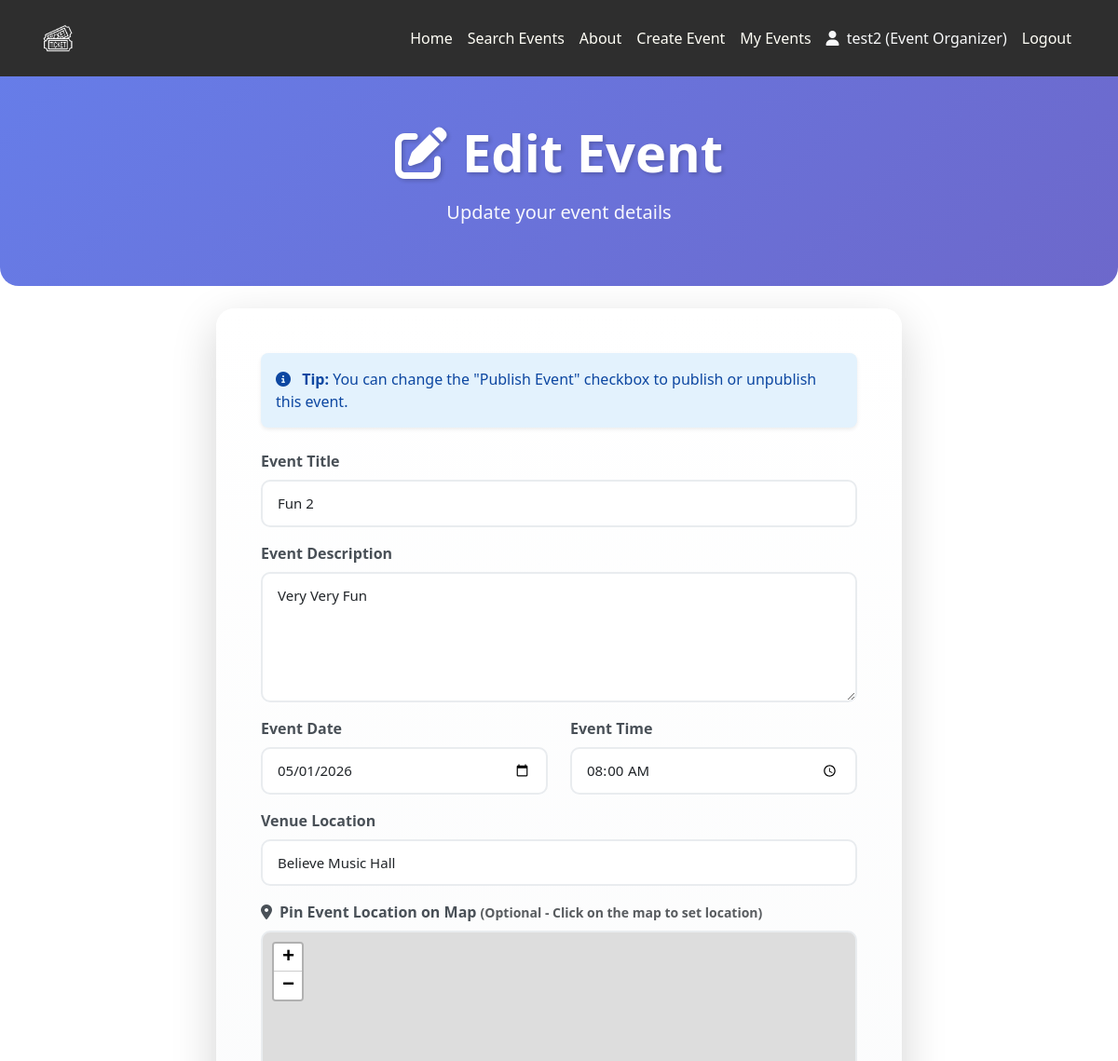
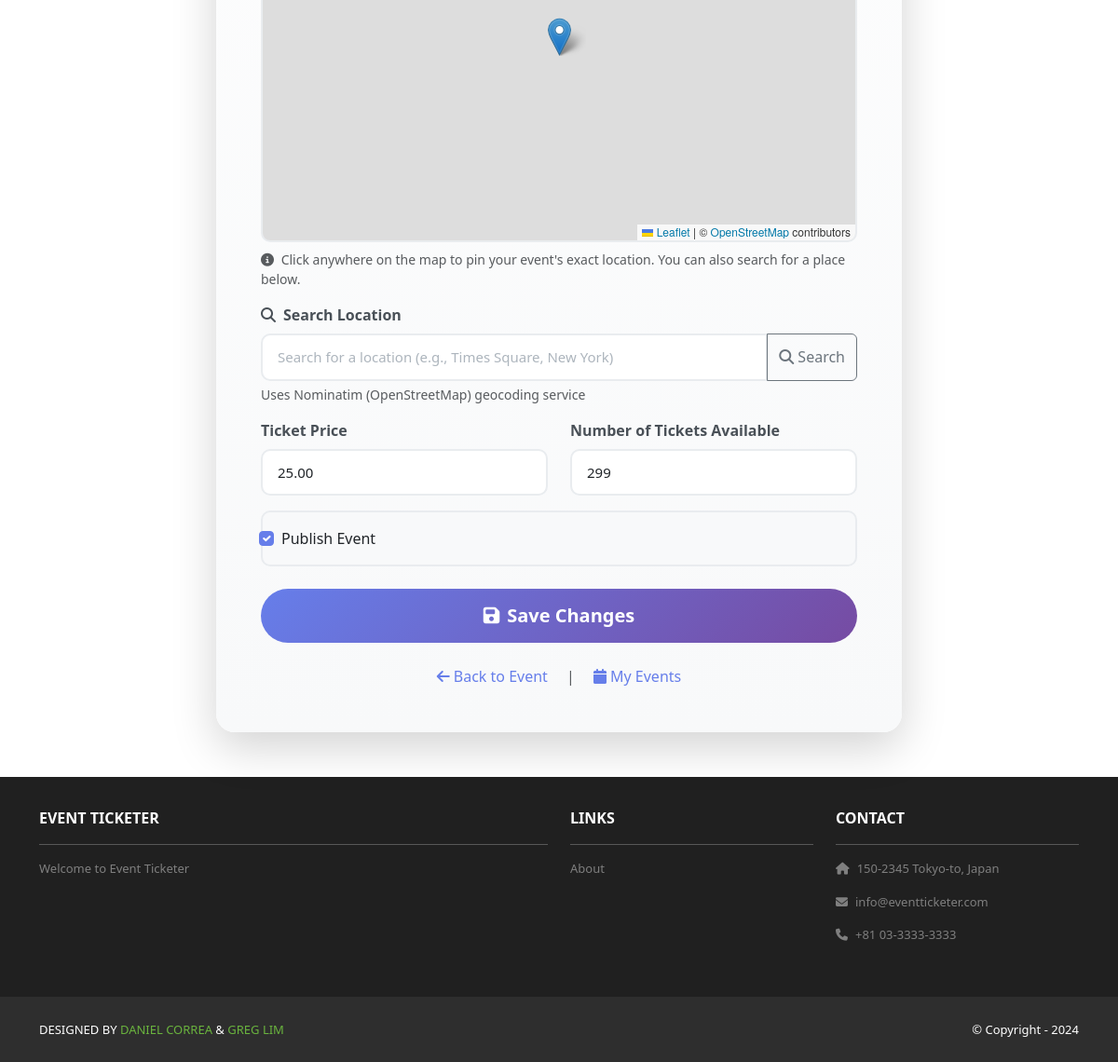
Page /events/3/edit/ (signed in) on the committed database (2 pictures, top to bottom).
### user_accounts/models.py (models this page shows, shortened)
class UserProfile(models.Model):
    USER_TYPE_CHOICES = [
        ('attendee', 'Attendee'),
        ('event_organizer', 'Event Organizer'),
    ]
    user = models.OneToOneField(User, on_delete=models.CASCADE)
    user_type = models.CharField(
        max_length=20,
        choices=USER_TYPE_CHOICES,
        default='attendee'
    )
    created_at = models.DateTimeField(auto_now_add=True)
    updated_at = models.DateTimeField(auto_now=True)

### home/models.py (models this page shows, shortened)
class Event(models.Model):
    title = models.CharField(max_length=200)
    description = models.TextField()
    date = models.DateField()
    time = models.TimeField()
    venue = models.CharField(max_length=300)
    latitude = models.DecimalField(max_digits=9, decimal_places=6, null=True, blank=True)
    longitude = models.DecimalField(max_digits=9, decimal_places=6, null=True, blank=True)
    ticket_price = models.DecimalField(max_digits=10, decimal_places=2)
    ticket_availability = models.PositiveIntegerField()
    organizer = models.ForeignKey(User, on_delete=models.CASCADE, related_name='organized_events')
    created_at = models.DateTimeField(auto_now_add=True)
    updated_at = models.DateTimeField(auto_now=True)
    is_published = models.BooleanField(default=True)
    class Meta:
        ordering = ['-created_at']

### home/views.py (the view)
# urls.py: path('events/<int:event_id>/edit/', views.edit_event, name='home.edit_event'),
@login_required
def edit_event(request, event_id):
    event = get_object_or_404(Event, id=event_id)
    if event.organizer != request.user:
        messages.error(request, 'You do not have permission to edit this event.')
        return redirect('home.event_detail', event_id=event.id)
    if not hasattr(request.user, 'userprofile') or request.user.userprofile.user_type != 'event_organizer':
        messages.error(request, 'Only Event Organizers can edit events.')
        return redirect('home.index')
    if request.method == 'POST':
        form = EventForm(request.POST, instance=event)
        if form.is_valid():
            form.save()
            messages.success(request, 'Event updated successfully!')
            return redirect('home.event_detail', event_id=event.id)
    else:
        form = EventForm(instance=event)
    template_data = {'title': f'Edit Event - {event.title}'}
    return render(request, 'home/edit_event.html', {
        'template_data': template_data,
        'form': form,
        'event': event
    })

### home/templates/home/edit_event.html (shortened to what this page needs)
{% extends 'base.html' %}
{% load static %}
{% block content %}
<link rel="stylesheet" href="https://unpkg.com/leaflet@1.9.4/dist/leaflet.css"
/>
<header class="masthead bg-edit-header text-white text-center py-5 mb-4">
    <div class="container">
        <div class="row">
            <div class="col-lg-8 mx-auto">
                <h1 class="display-4 fw-bold mb-3" style="text-shadow: 2px 2px 4px rgba(0, 0, 0, 0.2);">
                    <i class="fas fa-edit me-3"></i>Edit Event
                </h1>
                <p class="lead">Update your event details</p>
            </div>
        </div>
    </div>
</header>
<div class="container mb-5">
    <div class="row justify-content-center">
        <div class="col-md-9 col-lg-8">
            <div class="card shadow-lg border-0 edit-form-card">
                <div class="card-body p-5">
                    <div class="alert alert-info shadow-sm border-0 rounded-3 mb-4" role="alert">
                        <i class="fas fa-info-circle me-2"></i>
                        <strong>Tip:</strong> You can change the "Publish Event" checkbox to publish or unpublish this event.
                    </div>
                    <form method="post">
                        <div class="mb-3">
                            <label for="{{ form.title.id_for_label }}" class="form-label">{{ form.title.label }}</label>
                            {{ form.title }}
                        </div>
                        <div class="mb-3">
                            <label for="{{ form.description.id_for_label }}" class="form-label">{{ form.description.label }}</label>
                            {{ form.description }}
                        </div>
                        <div class="row">
                            <div class="col-md-6 mb-3">
                                <label for="{{ form.date.id_for_label }}" class="form-label">{{ form.date.label }}</label>
                                {{ form.date }}
                            </div>
                            <div class="col-md-6 mb-3">
                                <label for="{{ form.time.id_for_label }}" class="form-label">{{ form.time.label }}</label>
                                {{ form.time }}
                            </div>
                        </div>
                        <div class="mb-3">
                            <label for="{{ form.venue.id_for_label }}" class="form-label">{{ form.venue.label }}</label>
                            {{ form.venue }}
                        </div>
                        <div class="mb-3">
                            <label class="form-label">
                                <i class="fas fa-map-marker-alt me-2"></i>Pin Event Location on Map
                                <small class="text-muted">(Optional - Click on the map to set location)</small>
                            </label>
                            <div id="map" style="height: 400px; border-radius: 10px; border: 2px solid #e9ecef;"></div>
                            <small class="text-muted mt-2 d-block">
                                <i class="fas fa-info-circle me-1"></i>
                                Click anywhere on the map to pin your event's exact location. You can also search for a place below.
                            </small>
                        </div>
                        <div class="mb-3">
                            <label for="locationSearch" class="form-label">
                                <i class="fas fa-search me-2"></i>Search Location
                            </label>
                            <div class="input-group">
                                <input type="text" class="form-control" id="locationSearch" placeholder="Search for a location (e.g., Times Square, New York)">
                                <button class="btn btn-outline-secondary" type="button" id="searchBtn">
                                    <i class="fas fa-search"></i> Search
                                </button>
                            </div>
                            <small class="text-muted mt-1 d-block">Uses Nominatim (OpenStreetMap) geocoding service</small>
                        </div>
                        <div class="row">
                            <div class="col-md-6 mb-3">
                                <label for="{{ form.ticket_price.id_for_label }}" class="form-label">{{ form.ticket_price.label }}</label>
                                {{ form.ticket_price }}
                            </div>
                            <div class="col-md-6 mb-3">
                                <label for="{{ form.ticket_availability.id_for_label }}" class="form-label">{{ form.ticket_availability.label }}</label>
                                {{ form.ticket_availability }}
                            </div>
                        </div>
                        <div class="mb-4">
                            <div class="form-check">
                                {{ form.is_published }}
                                <label class="form-check-label" for="{{ form.is_published.id_for_label }}">
                                    {{ form.is_published.label }}
                                </label>
                            </div>
                        </div>
                        <div class="d-grid mt-4">
                            <button type="submit" class="btn btn-primary btn-lg rounded-pill px-4" id="saveChangesBtn">
                                <i class="fas fa-save me-2"></i>Save Changes
                            </button>
                        </div>
                    </form>
                    <div class="text-center mt-4">
                        <a href="{% url 'home.event_detail' event.id %}" class="text-decoration-none me-3">
                            <i class="fas fa-arrow-left me-1"></i>Back to Event
                        </a>
                        <span class="text-muted">|</span>
                        <a href="{% url 'home.my_events' %}" class="text-decoration-none ms-3">
                            <i class="fas fa-calendar me-1"></i>My Events
                        </a>
                    </div>
                </div>
            </div>
        </div>
    </div>
</div>
{% endblock %}

### eventticketer/templates/base.html (shortened to what this page needs)
<!DOCTYPE html>
<html>
    {% load static %}
  <head>
    <link href="https://cdn.jsdelivr.net/npm/bootstrap@5.3.3/dist/css/bootstrap.min.css" rel="stylesheet">
    <link rel="stylesheet" href="https://cdnjs.cloudflare.com/ajax/libs/font-awesome/6.1.1/css/all.min.css">
    <link rel="stylesheet" type="text/css" href="{% static 'css/style.css' %}">
  </head>
  <body>
    <nav class="p-3 navbar navbar-dark bg-dark navbar-expand-lg">
      <div class="container">
        <a class="navbar-brand" href="{% url 'home.index' %}">
          <img src="{% static 'img/logo.png' %}" alt="logo" height="40" />
        </a>
        <div class="collapse navbar-collapse" id="navbarNavAltMarkup">
          <div class="navbar-nav ms-auto navbar-ml">
            <a class="nav-link" href="{% url 'home.index' %}">Home</a>
            <a class="nav-link" href="{% url 'home.events_search' %}">Search Events</a>
            <a class="nav-link" href="{% url 'home.about' %}">About</a>
            {% if user.is_authenticated %}
              {% if user.userprofile.user_type == 'event_organizer' %}
                <a class="nav-link" href="{% url 'home.create_event' %}">Create Event</a>
                <a class="nav-link" href="{% url 'home.my_events' %}">My Events</a>
              {% elif user.userprofile.user_type == 'attendee' %}
                <a class="nav-link" href="{% url 'home.view_cart' %}">
                  <i class="fas fa-shopping-cart me-1"></i>Cart
                </a>
                <a class="nav-link" href="{% url 'home.my_orders' %}">My Orders</a>
              {% endif %}
              <span class="nav-link text-light">
                <i class="fas fa-user me-1"></i>
                {{ user.username }} ({{ user.userprofile.get_user_type_display }})
              </span>
              <a class="nav-link" href="{% url 'user_accounts.logout' %}">Logout</a>
            {% else %}
              <a class="nav-link" href="{% url 'user_accounts.login' %}">Login</a>
              <a class="nav-link" href="{% url 'user_accounts.signup' %}">Sign Up</a>
            {% endif %}
          </div>
        </div>
      </div>
    </nav>
    <div>
      {% block content %}
      {% endblock content %}
    </div>
    <section class="p-3 ms-footer d-none d-md-block">
      <div class="container">
        <div class="row mt-3 text-white">
          <div class="col-md-6 col-lg-6 col-xl-6 mx-auto mb-4">
            <b>EVENT TICKETER</b>
            <hr />
            <p>Welcome to Event Ticketer</p>
          </div>
          <div class="col-md-3 col-lg-3 col-xl-3 mx-auto mb-4">
            <b>LINKS</b>
            <hr />
            <p><a class="nav-link" href="{% url 'home.about' %}">About</a></p>
          </div>
          <div class="col-md-3 col-lg-3 col-xl-3 mx-auto mb-4">
            <b>CONTACT</b>
            <hr />
            <p><i class="fas fa-home me-2"></i>150-2345 Tokyo-to, Japan</p>
            <p><i class="fas fa-envelope me-2"></i>info@eventticketer.com</p>
            <p><i class="fas fa-phone me-2"></i>+81 03-3333-3333</p>
          </div>
        </div>
      </div>
    </section>
    <section class="p-3 ms-footer-bottom bg-dark">
      <div class="container d-flex justify-content-between">
        <div class="me-5 text-white">
          <span>DESIGNED BY <a href="https://www.x.com/danielgarax" target="_blank">DANIEL CORREA</a> & <a href="https://www.x.com/greglim81" target="_blank">GREG LIM</a></span>
        </div>
        <div class="text-white">
          <span>© Copyright - 2024</span>
        </div>
      </div>
    </section>
  </body>
</html>

### eventticketer/static/css/style.css (style rules this page uses)
.navbar a.nav-link { color: #FFFEF6 !important; }
.bg-dark { background-color: #2E2E2E !important; }
.ms-footer { background-color: #202020; }
.ms-footer p { color: #7F7F7F; font-size: 13px; }
.ms-footer-bottom span { font-size: 13px; line-height: 38px; }
.ms-footer-bottom a { color: #6ab43e; text-decoration: none; }

### home/templates/home/edit_event.html (style rules this page uses)
.bg-edit-header { background: linear-gradient(135deg, #667eea 0%, #764ba2 100%); background-attachment: fixed; background-size: cover; border-radius: 0 0 20px 20px; }
.bg-edit-header h1 { animation: fadeInDown 0.6s ease-out; }
.bg-edit-header .lead { animation: fadeInUp 0.6s ease-out 0.2s both; opacity: 0.95; }
.edit-form-card { border-radius: 20px; background: linear-gradient(to bottom, #ffffff 0%, #f8f9fa 100%); animation: fadeIn 0.6s ease-out; }
.form-label { font-weight: 600; color: #495057; margin-bottom: 0.5rem; }
.form-control { border-radius: 10px; border: 2px solid #e9ecef; padding: 12px 16px; font-size: 15px; transition: all 0.3s ease; background-color: #ffffff; }
.form-control::placeholder { color: #adb5bd; }
.btn-primary { border-radius: 50px; padding: 14px 30px; font-weight: 600; transition: all 0.3s ease; background: linear-gradient(135deg, #667eea 0%, #764ba2 100%); border: none; }
.form-check { padding: 1rem 1.25rem; background-color: #f8f9fa; border-radius: 10px; border: 2px solid #e9ecef; transition: all 0.3s ease; }
.form-check-input:checked { background-color: #667eea; border-color: #667eea; }
.alert-info { background-color: #e3f2fd; border-left: 4px solid #2196F3; color: #0d47a1; }
a { color: #667eea; transition: color 0.3s ease; }

### rows in the picture
Event: title "Fun 2", description "Very Very Fun", date "05/01/2026", time "08:00:00", venue "Believe Music Hall", ticket_price "25.00", ticket_availability "299", is_published "☑"

### other values in the picture
{{ user.username }} "test2"
{{ user.userprofile.get_user_type_display }} "Event Organizer"
